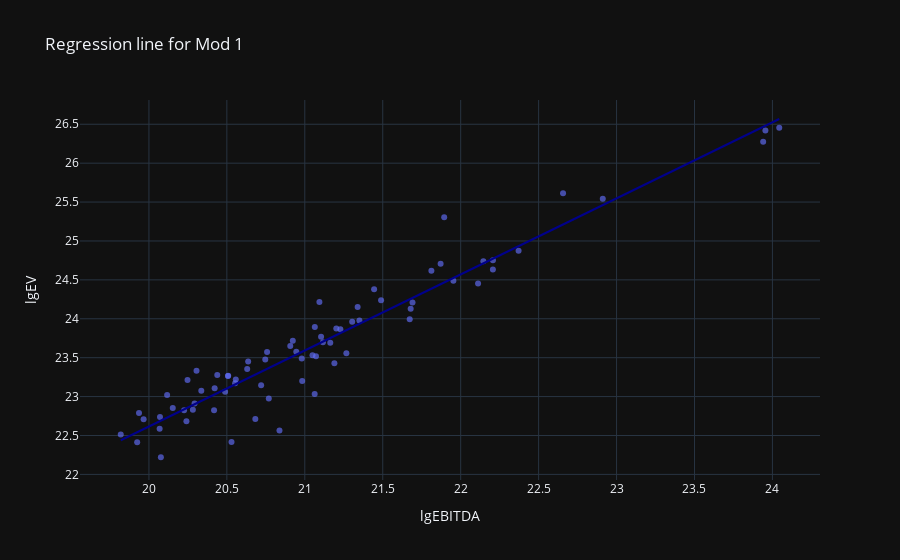

Here is the notebook cell this chart was saved with:
### Code cell
fig7 = px.scatter(dat_s1s2, x='lgEBITDA', y='lgEV', opacity=0.65, trendline='ols', trendline_color_override='darkblue', title="Regression line for Mod 1")
fig7
